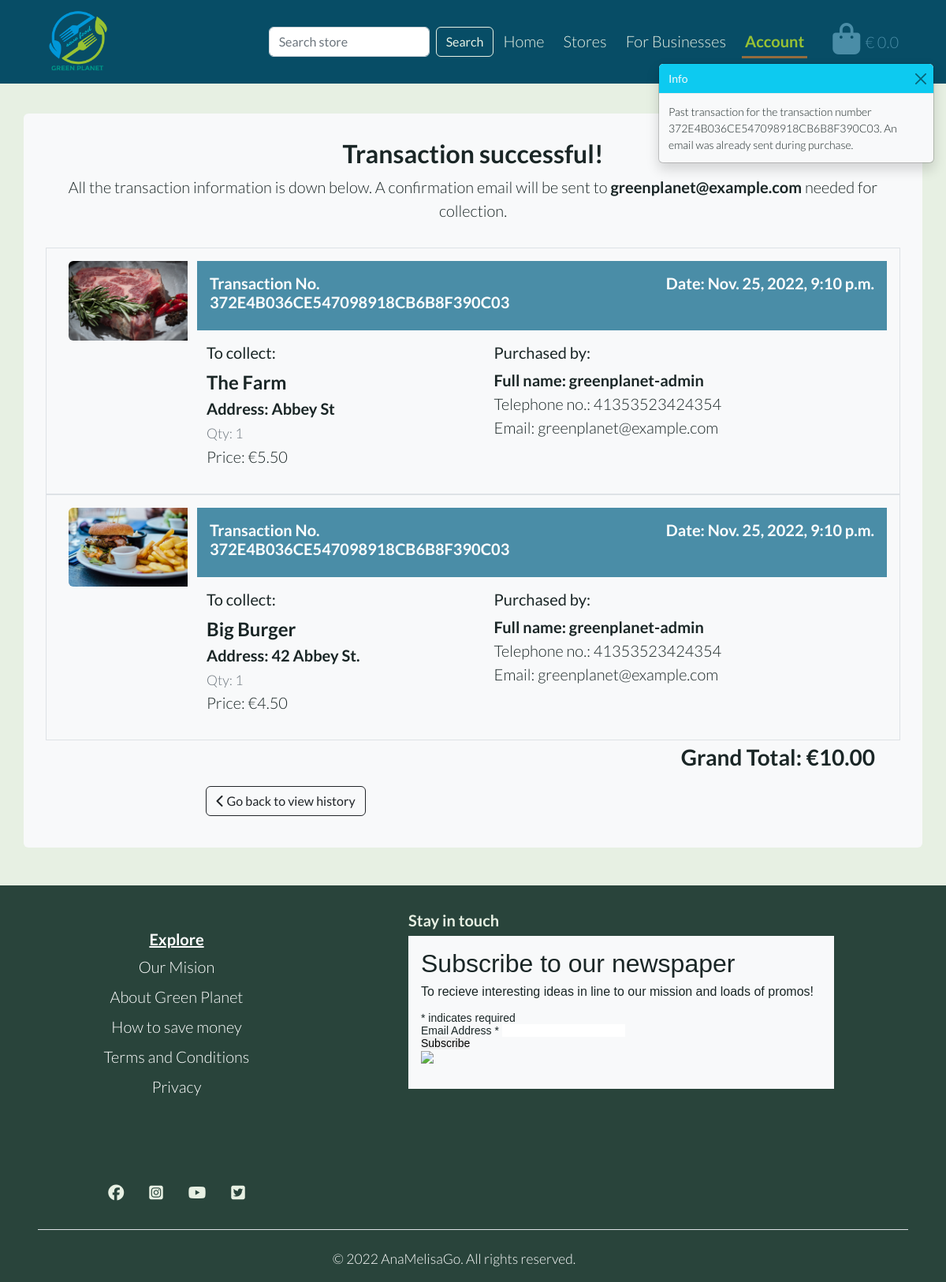
/profile/transaction_history/372E4B036CE547098918CB6B8F390C03 (signed in), run on the app's committed database.
### checkout/models.py (models this page shows, shortened)
class Transaction(models.Model):
    transaction_number = models.CharField(
        max_length=32, null=False, editable=False
    )
    full_name = models.CharField(max_length=50, null=False, blank=False)
    user_profile = models.ForeignKey(
        UserProfile, on_delete=models.SET_NULL,
        null=True, blank=True, related_name='account'
    )
    phone_number = models.CharField(max_length=20, null=False, blank=False)
    email = models.EmailField(max_length=254, null=False, blank=False)
    date = models.DateTimeField(auto_now_add=True)
    grand_total = models.DecimalField(max_digits=10, decimal_places=2,
                                      null=False, default=0)
    original_bag = models.TextField(null=False, blank=False, default='')
    stripe_pid = models.CharField(
        max_length=254, null=False, blank=False, default=''
    )

class OrderItem(models.Model):
    order = models.ForeignKey(Transaction, null=False, blank=False,
                              on_delete=models.CASCADE,
                              related_name='orderitem')
    store = models.ForeignKey(Store, null=False, blank=False,
                              on_delete=models.CASCADE)
    quantity = models.IntegerField(null=False, blank=False, default=0)
    order_total = models.DecimalField(max_digits=6, decimal_places=2,
                                      null=False, blank=False,
                                      editable=False)

### store/models.py (models this page shows, shortened)
class Store(models.Model):
    business_type = models.ForeignKey(
        'BusinessType', null=True, blank=True, on_delete=models.SET_NULL
    )
    store_name = models.CharField(max_length=255)
    details = models.TextField()
    address = models.CharField(max_length=255)
    original_price = models.DecimalField(max_digits=4, decimal_places=2)
    price = models.DecimalField(max_digits=4, decimal_places=2)
    rating = models.DecimalField(
        max_digits=4, decimal_places=2, null=True, blank=True
    )
    favourites = models.ManyToManyField(
        User, related_name='favourite', default=None, blank=True
    )
    image = models.ImageField(null=True, blank=True)

### userprofiles/views.py (the view)
# urls.py: path('transaction_history/<transaction_number>', views.transaction_history, name='transaction_history'),
@login_required
def transaction_history(request, transaction_number):
    transaction = get_object_or_404(
        Transaction, transaction_number=transaction_number
    )
    messages.info(request, (
        f'Past transaction for the transaction number {transaction_number}.'
        ' An email was already sent during purchase.'
    ))
    template = 'checkout/checkout_success.html'
    context = {
        'account': 'active',
        'from_profile': True,
        'transaction': transaction,
    }
    return render(request, template, context)

### bag/contexts.py (called while the page is built, shortened)
def bag_contents(request):
    bag_items = []
    grand_total = 0
    bag = request.session.get('bag', {})
    context = {
        'bag_items': bag_items,
        'grand_total': grand_total,
    }
    return context

### checkout/templates/checkout/checkout_success.html (shortened to what this page needs)
{% extends "base.html" %}
{% load static %}
{% load crispy_forms_tags %}
{% block extra_css %}
<link rel="stylesheet" href="{% static 'checkout/css/checkout.css' %}">
{% endblock %}
{% block content %}
<div class="container py-3 mt-md-5 mt-4 mb-5 min-h-page bg-light rounded py-2">
    <div class="row">
        <div class="col text-center py-3">
            <h2 class="fw-bold">Transaction successful!</h2>
            <p class="px-3">All the transaction information is down below. A confirmation email will be sent to <span
                    class="fw-bold">{{ transaction.email }}</span> needed for collection.</p>
        </div>
    </div>
    {% for item in transaction.orderitem.all %}
    <div class="row border border-black mx-3 p-3">
        <div class="col-lg-2 d-lg-block d-none">
            {% if item.store.image %}
            <img src="{{ item.store.image.url }}" class="img-fluid rounded-start" alt="{{ store.store_name }}">
            {% else %}
            <img src="{{ MEDIA_URL }}no-image.jpg" class="image-detail" alt="{{ store.store_name }}">
            {% endif %}
        </div>
        <div class="col-12 col-lg-10">
            <div class="row bg-sky-blue">
                <div class="col-12 col-lg-6 p-3">
                    <h5 class="fw-bold text-white">Transaction No. <span class="text-break">{{ transaction.transaction_number }}</span></h5>
                </div>
                <div class="col-12 col-lg-6 p-3">
                    <h5 class="fw-bold text-lg-end text-white">Date: <span>{{ transaction.date }}</span></h5>
                </div>
            </div>
            <div class="row">
                <div class="col-12 col-lg-5 my-3">
                    <h5>To collect:</h5>
                    <p class="mb-0 fw-bold fs-4">{{ item.store.store_name }}</p>
                    <p class="mb-0 fw-bold text-break">Address: <span>{{ item.store.address }}</span></p>
                    <p class="mb-0"><small class="text-muted">Qty: <span>{{ item.quantity }}</span></small></p>
                    <p class="mb-0">Price: <span>€{{ item.store.price }}</span></p>
                </div>
                <div class="col-12 col-lg-7 my-3">
                    <h5>Purchased by:</h5>
                    <p class="mb-0 fw-bold">Full name: <span>{{ transaction.full_name }}</span></p>
                    <p class="mb-0">Telephone no.: <span>{{ transaction.phone_number }}</span></p>
                    <p class="mb-0">Email: <span>{{ transaction.email }}</span></p>
                </div>
            </div>
        </div>
    </div>
    {% endfor %}
    <div class="row">
        <div class="col">
            <p class="text-end fs-3 fw-bold me-5">
                Grand Total: <span>€{{ transaction.grand_total }}</span>
            </p>
        </div>
    </div>
    <div class="row mb-4">
        <div class="col-12 col-lg-7 d-flex justify-content-center">
            {% if from_profile %}
                <a href="{% url 'view_history' %}" class="btn btn-outline-dark">
                    <span><i class="fas fa-chevron-left"></i></span>
                    <span>Go back to view history</span>
                </a>
            {% else %}
                <a href="{% url 'all_stores' %}" class="btn btn-dark-ocean my-2">
                    <span><i class="fas fa-chevron-left"></i></span>
                    <span>Save some more!</span>
                </a>
            {% endif %}
        </div>
    </div>
</div>
{% endblock %}

### static/css/base.css (style rules this page uses)
:root { --planet-trans-cloud: rgba(194, 219, 232, 0.75); --planet-trans-black: rgba(26, 38, 38, 0.3); --planet-black-night: #1a2626; --planet-dark-tree: #29443b; --planet-dark-ocean: #074d66; --planet-sky-blue: #4a8da7; --planet-white-leaf: #e7f0e3; --planet-brown-leaf: #946C3E; --planet-yellow-leaf: #99C233; }
* { padding: 0; margin: 0; border: none; }
html { height: 100%; }
body { min-height: 100vh; display: flex; flex-direction: column; background-color: var(--planet-white-leaf); font-weight: 300; color: var(--planet-black-night); font-size: 20px; font-family: 'Lato', sans-serif; }
a { color: var(--planet-black-night); text-decoration: none; }
.bg-sky-blue { background-color: var(--planet-sky-blue); }
.min-h-page { min-height: 50vh; }

### data on the page
OrderItem: store.image (picture), store.store_name "The Farm", store.address "Abbey St", quantity "1", store.price "5.50"
OrderItem: store.image (picture), store.store_name "Big Burger", store.address "42 Abbey St.", quantity "1", store.price "4.50"

### other printed values
{{ message }} "Past transaction for the transaction number 372E4B036CE547098918CB6B8F390C03. An email was already sent during purchase."
